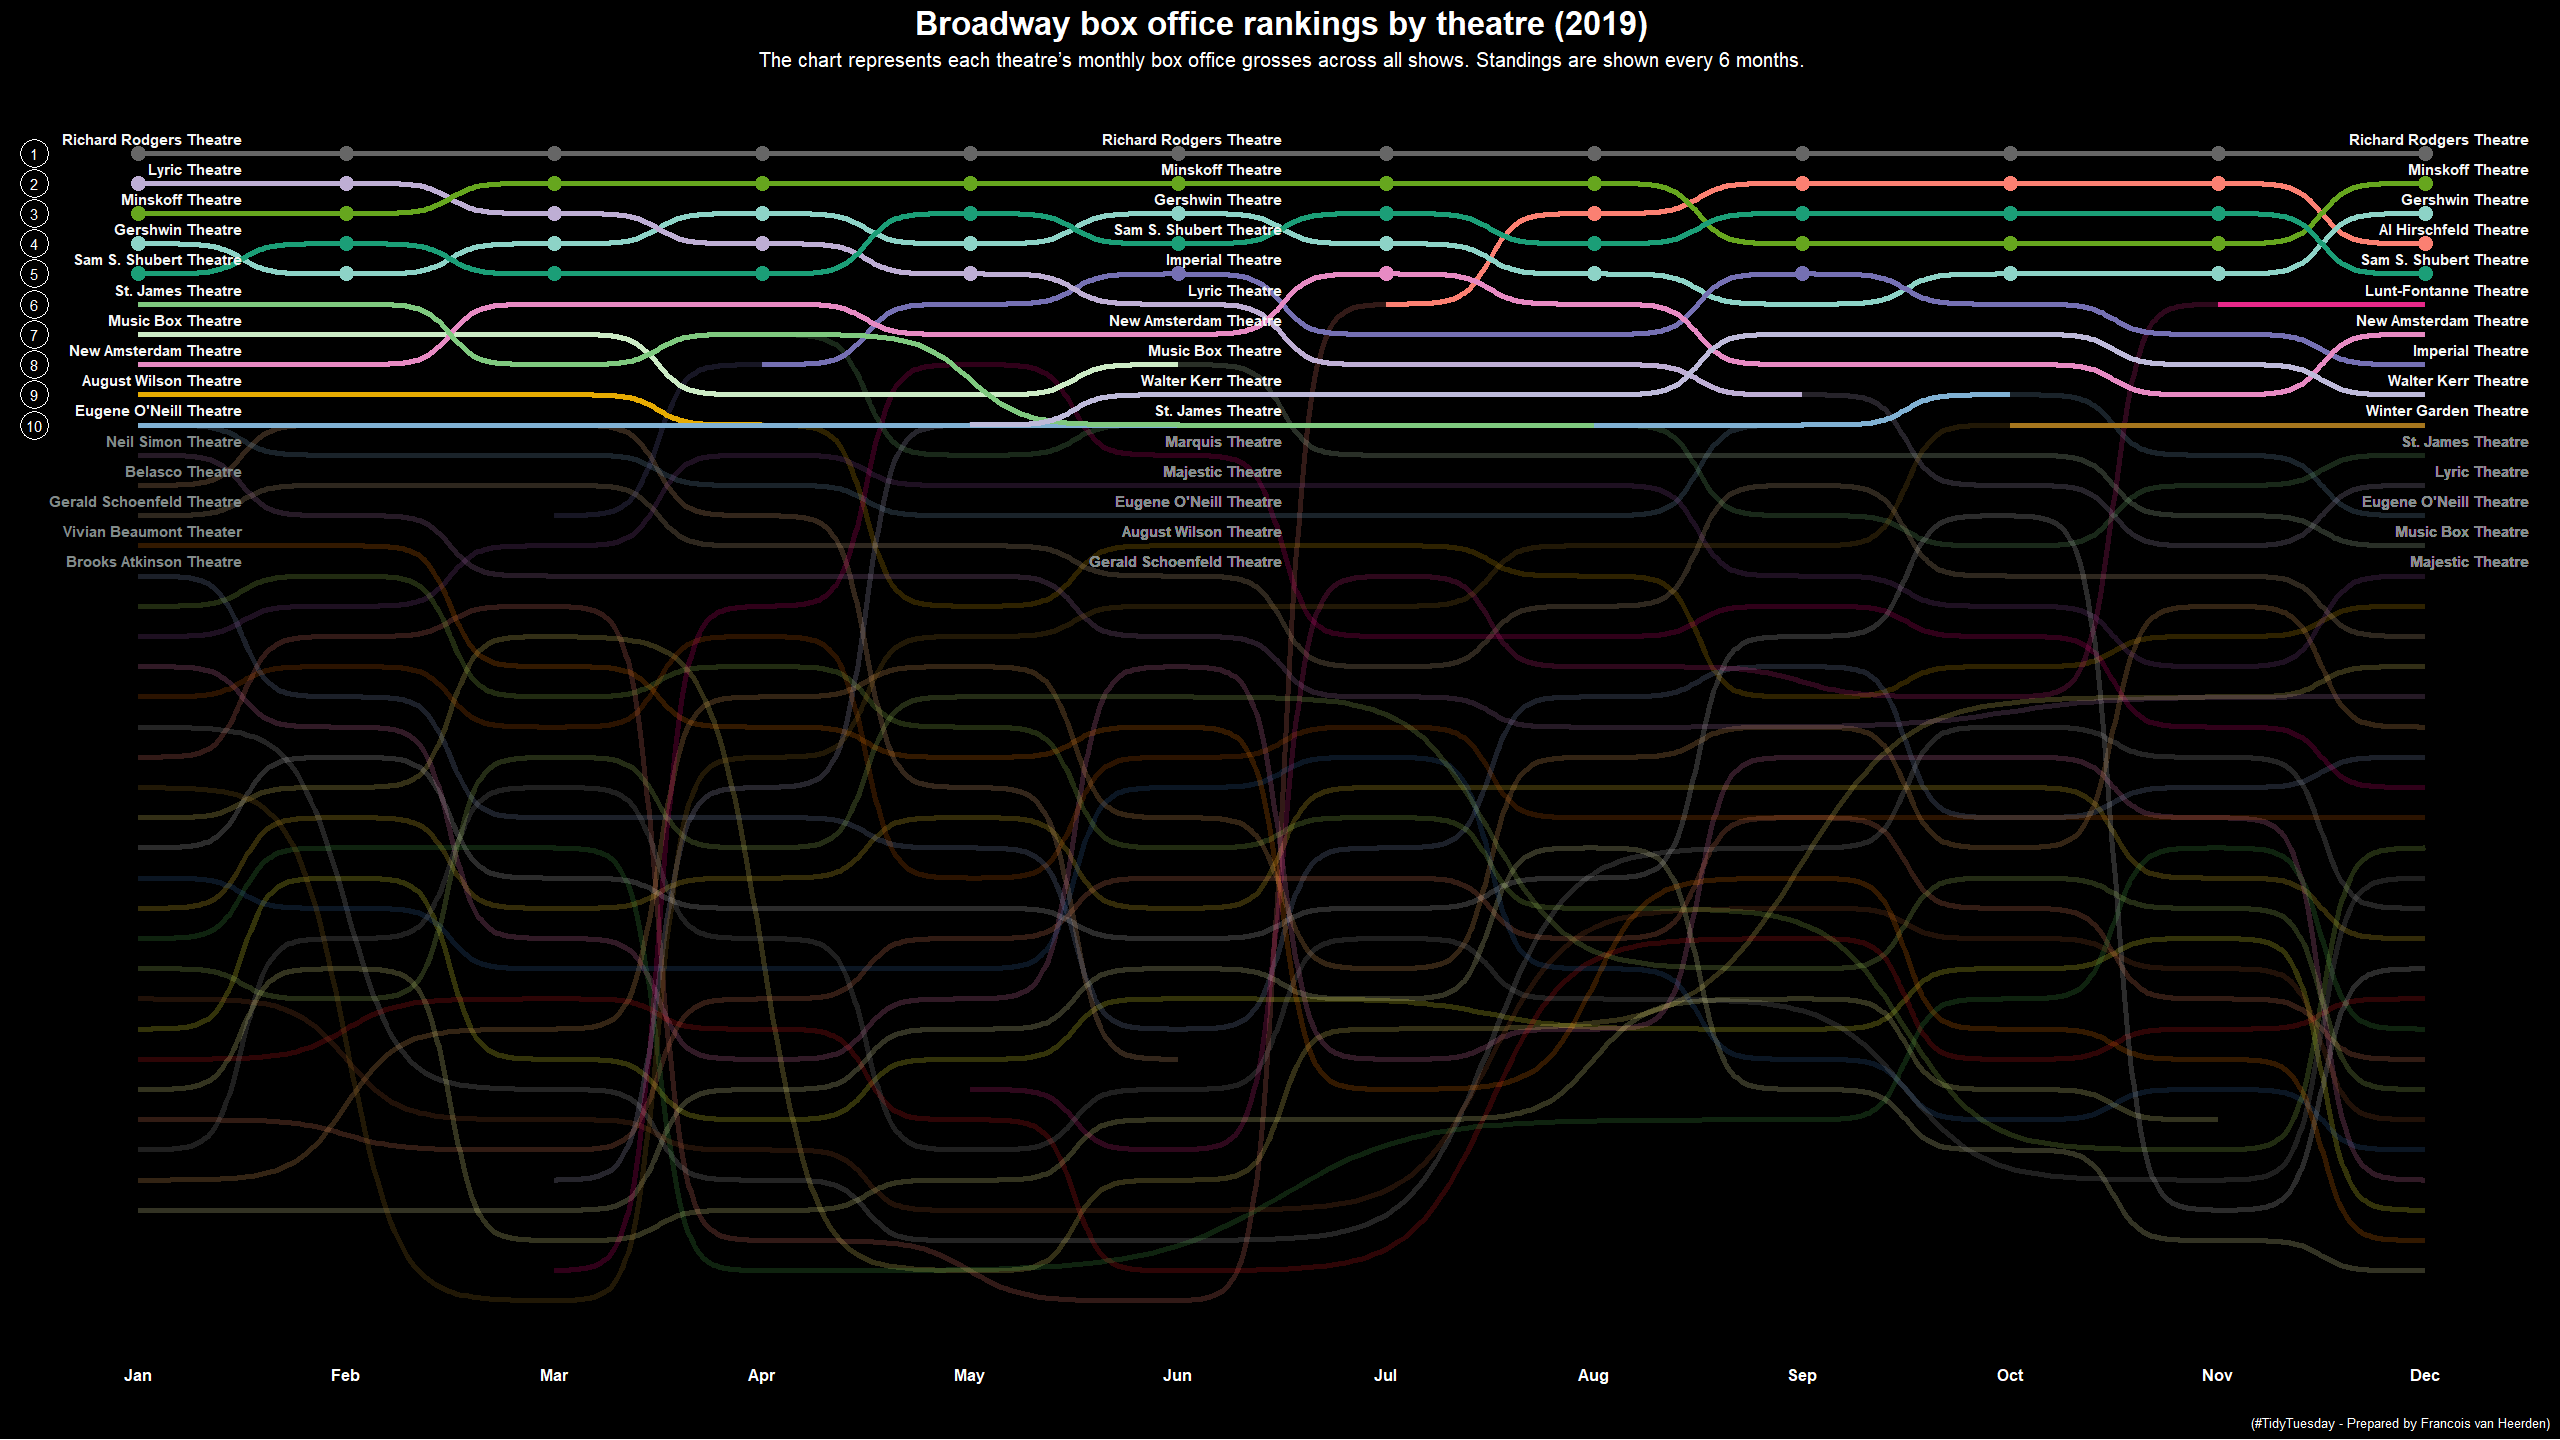

Recreate this plot in R.
#TidyTuesday (28-04-2020)
#library calls
library(tidyverse)
library(here)
library(readr)
library(lubridate)
library(ggbump)

#getting data
grosses <- readr::read_csv('https://raw.githubusercontent.com/rfordatascience/tidytuesday/master/data/2020/2020-04-28/grosses.csv', guess_max = 40000)

# Initial creation of 2019 dataframe --------------------------------------

df <- grosses %>% 
  mutate(year = lubridate::year(week_ending)) %>%
  mutate(month = lubridate::month(week_ending)) %>% 
  filter(year == 2019) %>% 
  group_by(theatre, month) %>% 
  summarise(monthly_total = sum(weekly_gross)) %>% 
  arrange(month,desc(monthly_total))

rank_var <- df %>% 
  group_by(month) %>% 
  summarise(count = n())

# Creating ranks for all theatres for all months --------------------------

temp <- list()

for (i in 1:12) {
  temp[[i]] <- rep(1:rank_var$count[i],1)
}


rank_col <- unlist(temp, use.names=FALSE)

df_to_use <- cbind(df,
                rank = rank_col)


# Creating custom palette for all elements --------------------------------

set.seed(2)
custom_palette <- c(RColorBrewer::brewer.pal(9, "Set1"),
                    RColorBrewer::brewer.pal(8, "Set2"),
                    RColorBrewer::brewer.pal(12, "Set3"),
                    RColorBrewer::brewer.pal(8, "Accent"),
                    RColorBrewer::brewer.pal(8, "Dark2")) %>% 
  sample(n_distinct(df_to_use$theatre), replace = FALSE)


# Plotting the data -------------------------------------------------------

df_to_use %>%
  ggplot(aes(month, rank, color = theatre, group = theatre)) +
  geom_bump(aes(smooth = 15), size = 2, alpha = 0.2) +
  scale_y_reverse() +
  geom_bump(
    data = df_to_use %>% filter(rank <= 10),
    aes(month, rank, group = theatre, smooth = 15, color = theatre),
    size = 2, inherit.aes = F
  ) +
  geom_point(
    data = df_to_use %>% filter(rank <= 5),
    aes(x = month),
    size = 5
  ) +
  geom_segment(
    data = df_to_use %>% filter(rank <= 5),
    aes(x = month, xend = month, y = rank, yend = rank),
    size = 2
  ) +
geom_text(
  data = df_to_use %>% filter(rank <= 10 & month == 1),
  aes(label = theatre),
  color = "whitesmoke",
  nudge_x = .5,
  nudge_y = .5,
  hjust = 1,
  size = 4,
  fontface = 2
) +
  geom_text(
    data = df_to_use %>% filter(rank >= 11 & rank <= 15 & month == 1),
    aes(label = theatre),
    color = "azure4",
    nudge_x = .5,
    nudge_y = .5,
    hjust = 1,
    size = 4,
    fontface = 2
  ) +
  geom_text(
    data = df_to_use %>% filter(rank <= 15 & month == 6),
    aes(label = theatre),
    color = "whitesmoke",
    nudge_x = .5,
    nudge_y = .5,
    hjust = 1,
    size = 4,
    fontface = 2
  ) +
  geom_text(
    data = df_to_use %>% filter(rank >= 11 & rank <= 15 & month == 6),
    aes(label = theatre),
    color = "azure4",
    nudge_x = .5,
    nudge_y = .5,
    hjust = 1,
    size = 4,
    fontface = 2
  ) +
  geom_text(
    data = df_to_use %>% filter(rank <= 15 & month == 12),
    aes(label = theatre),
    color = "whitesmoke",
    nudge_x = .5,
    nudge_y = .5,
    hjust = 1,
    size = 4,
    fontface = 2
  ) +
  geom_text(
    data = df_to_use %>% filter(rank >= 11 & rank <= 15 & month == 12),
    aes(label = theatre),
    color = "azure4",
    nudge_x = .5,
    nudge_y = .5,
    hjust = 1,
    size = 4,
    fontface = 2
  ) +
  cowplot::theme_minimal_hgrid(font_size = 14) +
  theme(
    legend.position = "none",
    panel.grid = element_blank(),
    plot.title = element_text(hjust = .5, color = "white", size = 25),
    plot.caption = element_text(hjust = 1, color = "white", size = 10),
    plot.subtitle = element_text(hjust = .5, color = "white", size = 15),
    axis.line = element_blank(),
    axis.ticks = element_blank(),
    axis.text.y = element_blank(),
    axis.title.y = element_blank(),
    axis.text.x = element_text(face = 2, color = "white"),
    panel.background = element_rect(fill = "black"),
    plot.background = element_rect(fill = "black")
  ) +
  labs(
    x = "Month",
    y = "Rank", 
    title = "Broadway box office rankings by theatre (2019)",
    subtitle = "The chart represents each theatre’s monthly box office grosses across all shows. Standings are shown every 6 months.",
    caption = "(#TidyTuesday - Prepared by Francois van Heerden)") +
  scale_colour_manual(values = custom_palette) +
  geom_point(
    data = tibble(x = 0.5, y = 1:10), aes(x = x, y = y),
    inherit.aes = F,
    color = "white",
    size = 10,
    pch = 21,
  ) +
  geom_text(
    data = tibble(x = 0.5, y = 1:10), aes(x = x, y = y, label = y),
    inherit.aes = F,
    color = "white",
  ) + 
  scale_x_discrete(limits=month.abb) 

#Best exported in 2560 x 1440 (otherwise adjust labels)
